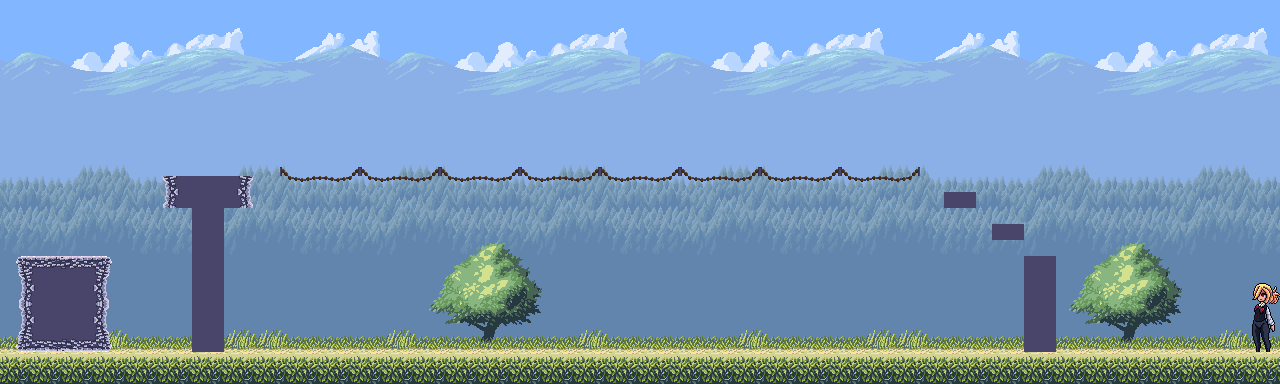

This is a level from a 2D game, rendered from its Tiled map with the project's own tilesets. A one-line summary and the map file follow, with tile-layer data summarised:
An orthogonal 80x24 tile map with 16x16 px tiles, 6 tile layers (background, forset, grass, platform, ...), 8 tilesets and 39 objects (23x coin, 3x spikes, 2x enemy, 2x crate).

<map version="1.10" tiledversion="1.11.0" orientation="orthogonal" renderorder="right-down" width="80" height="24" tilewidth="16" tileheight="16" infinite="0" nextlayerid="11" nextobjectid="478">
 <editorsettings>
  <export target="../5.lua" format="lua" />
 </editorsettings>
 <tileset firstgid="1" name="country-platform-tiles-example" tilewidth="16" tileheight="16" tilecount="336" columns="24">
  <image source="../../assets/country-platform-files/layers/country-platform-tiles-example.png" width="384" height="224" />
 </tileset>
 <tileset firstgid="337" name="country-platform-forest" tilewidth="16" tileheight="16" tilecount="140" columns="10">
  <image source="../../assets/country-platform-files/layers/country-platform-forest.png" width="160" height="224" />
 </tileset>
 <tileset firstgid="477" name="country-platform-back" tilewidth="16" tileheight="16" tilecount="336" columns="24">
  <image source="../../assets/country-platform-files/layers/country-platform-back.png" width="384" height="224" />
 </tileset>
 <tileset firstgid="813" name="Metroidvania Brick Tile" tilewidth="16" tileheight="16" tilecount="126" columns="14">
  <image source="../../assets/country-platform-files/layers/Metroidvania Brick Tile.png" width="224" height="152" />
 </tileset>
 <tileset firstgid="939" name="sometimes_life_doesn_t_give_you_what_you_want___not_because_you_don_t_deserve_it___but_because_you_deserve_more.-removebg-preview" tilewidth="16" tileheight="16" tilecount="112" columns="56">
  <image source="../../assets/text/sometimes_life_doesn_t_give_you_what_you_want___not_because_you_don_t_deserve_it___but_because_you_deserve_more.-removebg-preview.png" width="900" height="40" />
 </tileset>
 <tileset firstgid="1051" name="Untitled_design-removebg-preview" tilewidth="16" tileheight="16" tilecount="112" columns="56">
  <image source="../../assets/text/Untitled_design-removebg-preview.png" width="900" height="40" />
 </tileset>
 <tileset firstgid="1163" name="level4quote" tilewidth="16" tileheight="16" tilecount="972" columns="54">
  <image source="../../assets/text/level4quote.png" width="866" height="288" />
 </tileset>
 <tileset firstgid="2135" name="princess" tilewidth="16" tileheight="16" tilecount="36" columns="6">
  <image source="../../assets/princess.png" width="100" height="100" />
 </tileset>
 <layer id="2" name="background" width="80" height="24">
  <data>[1920 cells, 1600 non-empty, 366 distinct tile ids]</data>
 </layer>
 <layer id="3" name="forset" width="80" height="24">
  <data>[1920 cells, 440 non-empty, 55 distinct tile ids]</data>
 </layer>
 <layer id="1" name="grass" width="80" height="24">
  <data>[1920 cells, 504 non-empty, 194 distinct tile ids]</data>
 </layer>
 <layer id="5" name="platform" width="80" height="24">
  <data>[1920 cells, 138 non-empty, 50 distinct tile ids]</data>
 </layer>
 <layer id="10" name="platofrm2" width="80" height="24">
  <data>[1920 cells, 56 non-empty, 14 distinct tile ids]</data>
 </layer>
 <layer id="9" name="princess" width="80" height="24">
  <data>[1920 cells, 31 non-empty, 27 distinct tile ids]</data>
 </layer>
 <objectgroup color="#ffff00" id="6" name="objects">
  <object id="440" name="Coin" type="coin" x="623.167" y="55.4997">
   <ellipse />
  </object>
  <object id="441" name="Coin" type="coin" x="623.833" y="155.166">
   <ellipse />
  </object>
  <object id="442" name="Coin" type="coin" x="608.167" y="142.5">
   <ellipse />
  </object>
  <object id="443" name="Coin" type="coin" x="591.833" y="128.166">
   <ellipse />
  </object>
  <object id="444" name="Coin" type="coin" x="576.833" y="110.833">
   <ellipse />
  </object>
  <object id="445" name="Coin" type="coin" x="562.833" y="93.1663">
   <ellipse />
  </object>
  <object id="446" name="Coin" type="coin" x="557.167" y="74.1663">
   <ellipse />
  </object>
  <object id="447" name="Coin" type="coin" x="562.5" y="54.4997">
   <ellipse />
  </object>
  <object id="448" name="Coin" type="coin" x="574.167" y="38.833">
   <ellipse />
  </object>
  <object id="449" name="Coin" type="coin" x="594.5" y="34.833">
   <ellipse />
  </object>
  <object id="450" name="Coin" type="coin" x="610.833" y="39.833">
   <ellipse />
  </object>
  <object id="451" name="Coin" type="coin" x="636.5" y="42.4997">
   <ellipse />
  </object>
  <object id="452" name="Coin" type="coin" x="655.167" y="32.4997">
   <ellipse />
  </object>
  <object id="453" name="Coin" type="coin" x="672.833" y="35.833">
   <ellipse />
  </object>
  <object id="454" name="Coin" type="coin" x="686.167" y="49.4997">
   <ellipse />
  </object>
  <object id="455" name="Coin" type="coin" x="689.5" y="68.4997">
   <ellipse />
  </object>
  <object id="456" name="Coin" type="coin" x="685.167" y="85.833">
   <ellipse />
  </object>
  <object id="457" name="Coin" type="coin" x="675.833" y="103.5">
   <ellipse />
  </object>
  <object id="458" name="Coin" type="coin" x="665.167" y="118.5">
   <ellipse />
  </object>
  <object id="459" name="Coin" type="coin" x="651.167" y="132.5">
   <ellipse />
  </object>
  <object id="460" name="Coin" type="coin" x="638.5" y="145.5">
   <ellipse />
  </object>
  <object id="461" name="Coin" type="coin" x="210" y="163">
   <ellipse />
  </object>
  <object id="462" name="Coin" type="coin" x="65.5" y="236.5">
   <ellipse />
  </object>
  <object id="464" name="Enemy" type="enemy" x="539.333" y="302">
   <point />
  </object>
  <object id="465" name="Enemy" type="enemy" x="724.667" y="304">
   <point />
  </object>
  <object id="473" name="Spikes" type="spikes" x="598.667" y="312" width="64" height="32" />
  <object id="474" name="Spikes" type="spikes" x="800.667" y="309.333" width="64" height="32" />
  <object id="475" name="Spikes" type="spikes" x="401.333" y="310.667" width="64" height="32" />
  <object id="476" name="Crate" type="crate" x="245.333" y="305.333" width="40" height="40" />
  <object id="477" name="Crate" type="crate" x="244.667" y="261.333" width="40" height="40" />
 </objectgroup>
 <objectgroup color="#00aa00" id="7" name="solid">
  <object id="39" x="2" y="344" width="1275" height="40">
   <properties>
    <property name="collidable" type="bool" value="true" />
   </properties>
  </object>
  <object id="94" x="-11.6137" y="-5.49267" width="14.5603" height="349.651">
   <properties>
    <property name="collidable" type="bool" value="true" />
   </properties>
  </object>
  <object id="334" x="17.8333" y="256" width="94.3333" height="85.3333">
   <properties>
    <property name="collidable" type="bool" value="true" />
   </properties>
  </object>
  <object id="335" x="191.5" y="210.667" width="33" height="132.667">
   <properties>
    <property name="collidable" type="bool" value="true" />
   </properties>
  </object>
  <object id="336" x="162.833" y="176.667" width="86.3333" height="32">
   <properties>
    <property name="collidable" type="bool" value="true" />
   </properties>
  </object>
  <object id="337" x="286.167" y="174.667" width="635.667" height="6">
   <properties>
    <property name="collidable" type="bool" value="true" />
   </properties>
  </object>
  <object id="338" x="943.5" y="191.333" width="32.6666" height="16.3333">
   <properties>
    <property name="collidable" type="bool" value="true" />
   </properties>
  </object>
  <object id="339" x="991.667" y="224.5" width="32.6666" height="16.3333">
   <properties>
    <property name="collidable" type="bool" value="true" />
   </properties>
  </object>
  <object id="340" x="1024.67" y="256.333" width="32.6666" height="85.8333">
   <properties>
    <property name="collidable" type="bool" value="true" />
   </properties>
  </object>
 </objectgroup>
</map>
